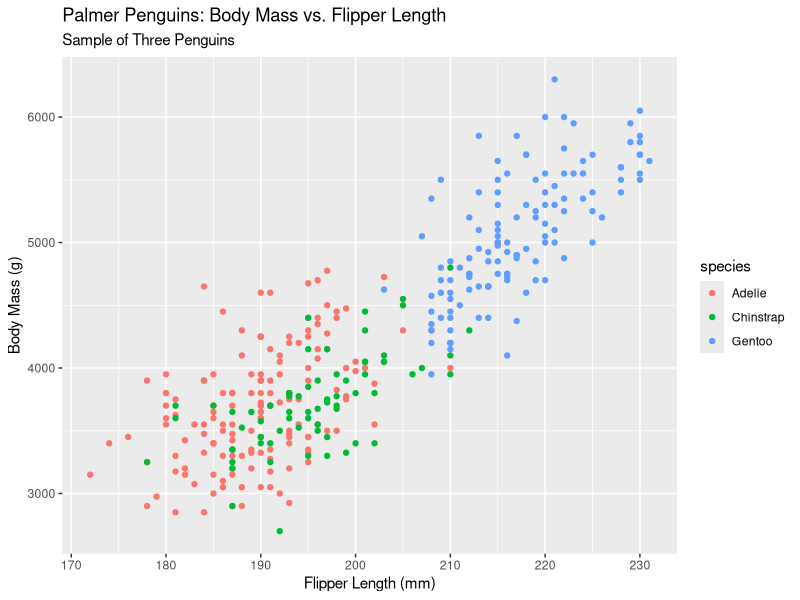
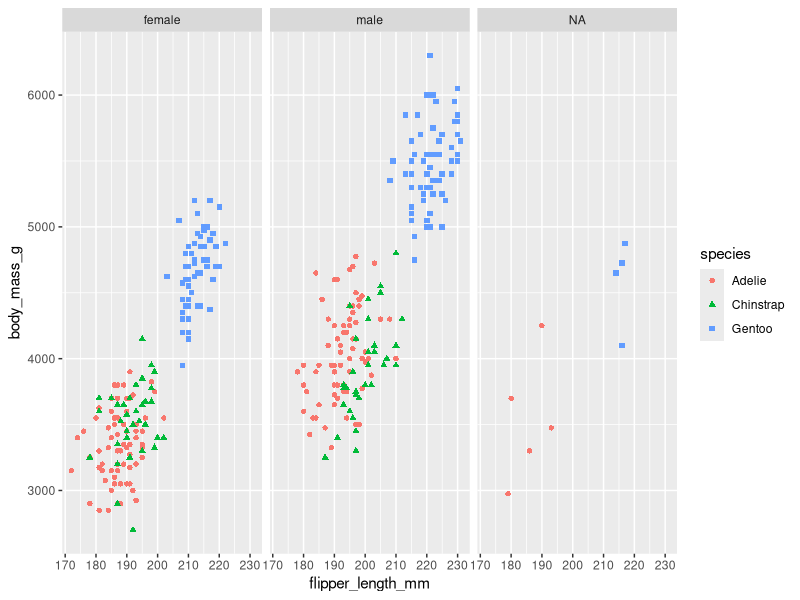

Write the R code that produced these figures, in order.
## ---- chunk 1

library(tidyverse)
library(palmerpenguins)

## ---- chunk 2
ggplot(data = penguins) +
  geom_point(mapping = aes(x=flipper_length_mm, y = body_mass_g, color = species)) +
  labs(title = "Palmer Penguins: Body Mass vs. Flipper Length", subtitle = "Sample of Three Penguins") +
  labs (x = "Flipper Length (mm)", y = "Body Mass (g)")

## ---- chunk 3
ggplot(data = penguins) +
         geom_point(mapping = aes(x = flipper_length_mm, y = body_mass_g, color = species, shape = species)) +
         facet_wrap(~sex)

